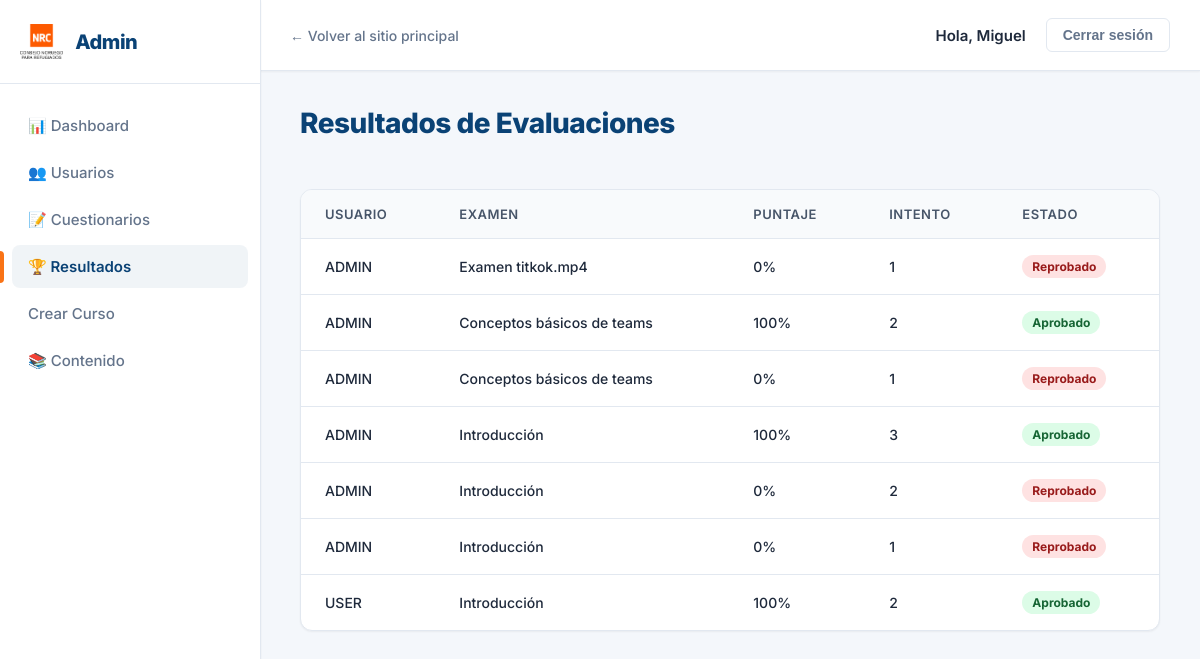
The page /panel/resultados/ (signed in) on the database its author committed.
### WebDjango/models.py (models this page shows, shortened)
class ResultadoCuestionario(models.Model):
    usuario = models.ForeignKey(
        User,
        on_delete=models.CASCADE
    )
    examen = models.ForeignKey(
        Examen,
        on_delete=models.CASCADE
    )
    puntaje = models.PositiveIntegerField()
    aprobado = models.BooleanField(
        default=False
    )
    intento = models.PositiveIntegerField(
        default=1
    )
    class Meta:
        unique_together = (
            "usuario",
            "examen",
            "intento"
        )

class User(models.Model):
    nombreUser=models.CharField(max_length=45)
    cargo=models.CharField(max_length=45)
    ROL_idrol=models.ForeignKey("Rol", on_delete=models.CASCADE, null=True, blank=True)
    paisUser=models.ForeignKey("Pais", on_delete=models.CASCADE, null=True, blank=True )
    Unidad_idUnidad=models.ForeignKey("Unidad", on_delete=models.CASCADE, null=True, blank=True)

class Examen(models.Model):
    video = models.OneToOneField(videos,
        on_delete=models.CASCADE,
        related_name="examen"
    )
    tituloExamen = models.CharField(max_length=200)

### WebDjango/views.py (the view)
# urls.py: path('panel/resultados/', views.panel_resultados, name='panel_resultados'),
@staff_member_required
def panel_resultados(request):
    resultados = ResultadoCuestionario.objects.select_related('usuario', 'examen').order_by('-id')
    paginator = Paginator(resultados, 20)
    page_number = request.GET.get('page')
    page_obj = paginator.get_page(page_number)
    return render(request, 'admin_panel/resultados.html', {'resultados': page_obj})

### templates/admin_panel/resultados.html (shortened to what this page needs)
{% extends 'admin_panel/base_panel.html' %}
{% block content %}
    <div class="d-flex justify-content-between align-items-center mb-4">
        <h1>Resultados de Evaluaciones</h1>
    </div>
    <div class="table-container">
        <table>
            <thead>
                <tr>
                    <th>Usuario</th>
                    <th>Examen</th>
                    <th>Puntaje</th>
                    <th>Intento</th>
                    <th>Estado</th>
                </tr>
            </thead>
            <tbody>
                {% for res in resultados %}
                <tr>
                    <td>{{ res.usuario.nombreUser }}</td>
                    <td>{{ res.examen.tituloExamen }}</td>
                    <td>{{ res.puntaje }}%</td>
                    <td>{{ res.intento }}</td>
                    <td>
                        {% if res.aprobado %}
                            <span class="badge success">Aprobado</span>
                        {% else %}
                            <span class="badge danger">Reprobado</span>
                        {% endif %}
                    </td>
                </tr>
                {% empty %}
                <tr>
                    <td colspan="5" class="text-center text-muted" style="padding: 30px;">No hay resultados registrados.</td>
                </tr>
                {% endfor %}
            </tbody>
        </table>
    </div>
{% endblock %}

### templates/admin_panel/base_panel.html (shortened to what this page needs)
{% load static %}
<!DOCTYPE html>
<html lang="es">
<head>
    <link rel="stylesheet" href="{% static 'css/admin_panel.css' %}?v=1">
</head>
<body>
    <aside class="admin-sidebar">
        <div class="sidebar-header">
            <img src="{% static 'imagenes/NRClogo.png' %}" alt="Logo NRC">
            <h2>Admin</h2>
        </div>
        <ul class="sidebar-menu">
            <li>
                <a href="{% url 'panel_dashboard' %}"
                    class="{% if request.resolver_match.url_name == 'panel_dashboard' %}active{% endif %}">
                    📊 Dashboard
                </a>
            </li>
            <li>
                <a href="{% url 'panel_usuarios' %}"
                    class="{% if request.resolver_match.url_name == 'panel_usuarios' or request.resolver_match.url_name == 'panel_editar_usuario' %}active{% endif %}">
                    👥 Usuarios
                </a>
            </li>
            <li>
                <a href="{% url 'panel_cuestionarios' %}"
                    class="">
                    📝 Cuestionarios
                </a>
            </li>
            <li>
                <a href="{% url 'panel_resultados' %}"
                    class="{% if request.resolver_match.url_name == 'panel_resultados' %}active{% endif %}">
                    🏆 Resultados
                </a>
            </li>
            <li>
                <a href="{% url 'registro_modulo_y_cursos' %}">Crear Curso</a>
            </li>
            <li>
                <a href="{% url 'panel_contenido' %}"
                    class="{% if request.resolver_match.url_name == 'panel_contenido' or request.resolver_match.url_name == 'panel_editar_modulo' or request.resolver_match.url_name == 'panel_editar_curso' %}active{% endif %}">
                    📚 Contenido
                </a>
            </li>
        </ul>
    </aside>
    <main class="admin-main">
        <header class="admin-header">
            <div class="nav-left">
                <a href="{% url 'home' %}">← Volver al sitio principal</a>
            </div>
            <div class="user-profile">
                <span style="color: var(--text-main);">Hola, {{ request.user.username }}</span>
                <form method="post" action="{% url 'salir' %}" style="margin: 0;">
                    <button type="submit" class="logout-btn">Cerrar sesión</button>
                </form>
            </div>
        </header>
        <section class="admin-content">
            {% block content %}
            {% endblock %}
        </section>
    </main>
</body>
</html>

### static/css/admin_panel.css (style rules this page uses)
:root { --bg-main: #f4f7fb; --bg-sidebar: #ffffff; --bg-card: #ffffff; --text-main: #1e293b; --text-muted: #64748b; --accent-blue: #0a4275; --accent-blue-hover: #0d5699; --accent-orange: #f97316; --accent-orange-hover: #ea580c; --border-color: #e2e8f0; --shadow-sm: 0 1px 2px 0 rgb(0 0 0 / 0.05); --shadow-md: 0 4px 6px -1px rgb(0 0 0 / 0.1), 0 2px 4px -2px rgb(0 0 0 / 0.1); --shadow-lg: 0 10px 15px -3px rgb(0 0 0 / 0.1), 0 4px 6px -4px rgb(0 0 0 / 0.1); }
body { margin: 0; padding: 0; font-family: 'Inter', sans-serif; background-color: var(--bg-main); color: var(--text-main); display: flex; min-height: 100vh; }
a { text-decoration: none; color: inherit; }
.admin-sidebar { width: 260px; background-color: var(--bg-sidebar); border-right: 1px solid var(--border-color); display: flex; flex-direction: column; position: fixed; height: 100vh; z-index: 1000; box-shadow: var(--shadow-sm); }
.sidebar-header { padding: 24px 20px; border-bottom: 1px solid var(--border-color); display: flex; align-items: center; gap: 12px; }
.sidebar-header img { height: 35px; }
.sidebar-header h2 { margin: 0; font-size: 20px; font-weight: 800; color: var(--accent-blue); letter-spacing: -0.5px; }
.sidebar-menu { list-style: none; padding: 0; margin: 20px 0; }
.sidebar-menu li { margin-bottom: 4px; padding: 0 12px; }
.sidebar-menu a { display: flex; align-items: center; padding: 12px 16px; color: var(--text-muted); transition: all 0.2s ease; gap: 12px; border-radius: 8px; font-weight: 500; font-size: 15px; }
.sidebar-menu a.active { background-color: rgba(10, 66, 117, 0.06); color: var(--accent-blue); font-weight: 600; }
.sidebar-menu a.active::before { content: ''; position: absolute; left: 0; width: 4px; height: 32px; background-color: var(--accent-orange); border-radius: 0 4px 4px 0; }
.admin-main { flex: 1; margin-left: 260px; display: flex; flex-direction: column; }
.admin-header { height: 70px; background-color: var(--bg-sidebar); border-bottom: 1px solid var(--border-color); display: flex; align-items: center; justify-content: space-between; padding: 0 30px; box-shadow: var(--shadow-sm); position: sticky; top: 0; z-index: 999; }
.admin-header .nav-left a { color: var(--text-muted); font-size: 14px; font-weight: 500; display: flex; align-items: center; gap: 6px; }
.user-profile { display: flex; align-items: center; gap: 20px; }
.user-profile span { font-weight: 600; color: var(--accent-blue); font-size: 15px; }
.logout-btn { background-color: transparent; color: var(--text-muted); border: 1px solid var(--border-color); padding: 8px 16px; border-radius: 6px; cursor: pointer; font-weight: 600; font-size: 14px; transition: all 0.2s ease; }
.admin-content { padding: 35px 40px; flex: 1; overflow-y: auto; }
h1 { font-size: 28px; font-weight: 800; margin-top: 0; margin-bottom: 25px; color: var(--accent-blue); letter-spacing: -0.5px; }
.table-container { background-color: var(--bg-card); border-radius: 12px; border: 1px solid var(--border-color); overflow: hidden; margin-bottom: 30px; box-shadow: var(--shadow-sm); }
table { width: 100%; border-collapse: collapse; }
th, td { padding: 16px 24px; text-align: left; border-bottom: 1px solid var(--border-color); font-size: 14px; }
th { background-color: #f8fafc; color: #475569; font-weight: 600; font-size: 13px; text-transform: uppercase; letter-spacing: 0.5px; }
td { color: var(--text-main); font-weight: 500; }
tr:last-child td { border-bottom: none; }
.badge { padding: 4px 10px; border-radius: 20px; font-size: 12px; font-weight: 700; display: inline-block; }
.badge.success { background-color: #dcfce7; color: #166534; }
.badge.danger { background-color: #fee2e2; color: #991b1b; }
.d-flex { display: flex; }
.justify-content-between { justify-content: space-between; }
.align-items-center { align-items: center; }
.mb-4 { margin-bottom: 24px; }

### rows shown on the page
ResultadoCuestionario: usuario.nombreUser "ADMIN", examen.tituloExamen "Examen titkok.mp4", puntaje "0", intento "1", aprobado "Reprobado"
ResultadoCuestionario: usuario.nombreUser "ADMIN", examen.tituloExamen "Conceptos básicos de teams", puntaje "100", intento "2", aprobado "Aprobado"
ResultadoCuestionario: usuario.nombreUser "ADMIN", examen.tituloExamen "Conceptos básicos de teams", puntaje "0", intento "1", aprobado "Reprobado"
ResultadoCuestionario: usuario.nombreUser "ADMIN", examen.tituloExamen "Introducción", puntaje "100", intento "3", aprobado "Aprobado"
ResultadoCuestionario: usuario.nombreUser "ADMIN", examen.tituloExamen "Introducción", puntaje "0", intento "2", aprobado "Reprobado"
ResultadoCuestionario: usuario.nombreUser "ADMIN", examen.tituloExamen "Introducción", puntaje "0", intento "1", aprobado "Reprobado"
ResultadoCuestionario: usuario.nombreUser "USER", examen.tituloExamen "Introducción", puntaje "100", intento "2", aprobado "Aprobado"

### other values the page prints
{{ request.user.username }} "Miguel"
